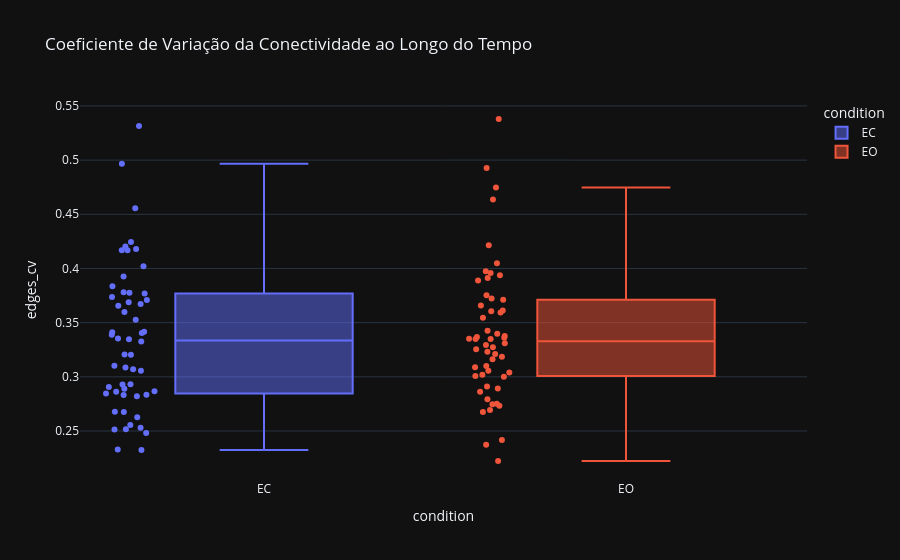

This figure's notebook cell:
### Markdown cell above
### Variabilidade da conectividade

### Code cell
fig = px.box(
    df_global,
    x="condition",
    y="edges_cv",
    color="condition",
    points="all",
    title="Coeficiente de Variação da Conectividade ao Longo do Tempo"
)
fig.show()

### Figure 1 — Plotly figure (JSON) as saved in the notebook; plotly's stock layout.template omitted (floating-point values rounded to 4 significant figures)
{"data": [{"alignmentgroup": "True", "boxpoints": "all", "hovertemplate": "condition=%{x}<br>edges_cv=%{y}<extra></extra>", "legendgroup": "EC", "marker": {"color": "#636efa"}, "name": "EC", "notched": false, "offsetgroup": "EC", "orientation": "v", "showlegend": true, "type": "box", "x": ["EC", "EC", "EC", "EC", "EC", "EC", "EC", "EC", "EC", "EC", "EC", "EC", "EC", "EC", "EC", "EC", "EC", "EC", "EC", "EC", "EC", "EC", "EC", "EC", "EC", "EC", "EC", "EC", "EC", "EC", "EC", "EC", "EC", "EC", "EC", "EC", "EC", "EC", "EC", "EC", "EC", "EC", "EC", "EC", "EC", "EC", "EC", "EC", "EC", "EC", "EC", "EC", "EC", "EC"], "x0": " ", "xaxis": "x", "y": [0.3836, 0.3416, 0.2932, 0.4966, 0.4204, 0.3709, 0.3325, 0.2481, 0.3597, 0.3688, 0.3656, 0.3737, 0.2907, 0.4556, 0.3347, 0.3405, 0.2324, 0.2832, 0.2529, 0.2835, 0.3086, 0.3527, 0.2891, 0.3204, 0.2328, 0.418, 0.3207, 0.2627, 0.3056, 0.2516, 0.2676, 0.3672, 0.4244, 0.3777, 0.5315, 0.3354, 0.3071, 0.4168, 0.2556, 0.3781, 0.293, 0.282, 0.3769, 0.3102, 0.2847, 0.4168, 0.3925, 0.2867, 0.3412, 0.2862, 0.2677, 0.2514, 0.3387, 0.402], "y0": " ", "yaxis": "y"}, {"alignmentgroup": "True", "boxpoints": "all", "hovertemplate": "condition=%{x}<br>edges_cv=%{y}<extra></extra>", "legendgroup": "EO", "marker": {"color": "#EF553B"}, "name": "EO", "notched": false, "offsetgroup": "EO", "orientation": "v", "showlegend": true, "type": "box", "x": ["EO", "EO", "EO", "EO", "EO", "EO", "EO", "EO", "EO", "EO", "EO", "EO", "EO", "EO", "EO", "EO", "EO", "EO", "EO", "EO", "EO", "EO", "EO", "EO", "EO", "EO", "EO", "EO", "EO", "EO", "EO", "EO", "EO", "EO", "EO", "EO", "EO", "EO", "EO", "EO", "EO", "EO", "EO", "EO", "EO", "EO", "EO", "EO", "EO", "EO", "EO", "EO", "EO", "EO"], "x0": " ", "xaxis": "x", "y": [0.3957, 0.4927, 0.2912, 0.3938, 0.3361, 0.2747, 0.3211, 0.3231, 0.3594, 0.3349, 0.4049, 0.3273, 0.3657, 0.3349, 0.2752, 0.3309, 0.2792, 0.3889, 0.2862, 0.3, 0.3612, 0.3426, 0.3723, 0.3397, 0.2733, 0.4748, 0.3295, 0.3186, 0.3255, 0.2223, 0.3545, 0.31, 0.3367, 0.2418, 0.2693, 0.3161, 0.3913, 0.3754, 0.2373, 0.2675, 0.2892, 0.3606, 0.3712, 0.3057, 0.4636, 0.4215, 0.3376, 0.302, 0.3009, 0.3089, 0.3352, 0.3041, 0.3975, 0.5379], "y0": " ", "yaxis": "y"}], "layout": {"boxmode": "overlay", "legend": {"title": {"text": "condition"}, "tracegroupgap": 0}, "title": {"text": "Coeficiente de Variação da Conectividade ao Longo do Tempo"}, "xaxis": {"anchor": "y", "categoryarray": ["EC", "EO"], "categoryorder": "array", "domain": [0, 1], "title": {"text": "condition"}}, "yaxis": {"anchor": "x", "domain": [0, 1], "title": {"text": "edges_cv"}}}}
